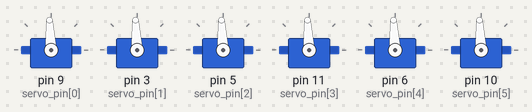
The sketch below on a simulated Arduino Uno, built with avr-gcc and run on an emulated ATmega328P. Shown: 6 × servo.

Above: at 3.1 s.
Timing chart, 0 to 4.6 s (numbered marks = the images above):
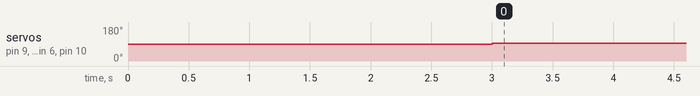

Measured:
- by itself, servo on pin 9 (servo_pin[0]), servo on pin 3 (servo_pin[1]), servo on pin 5 (servo_pin[2]), servo on pin 11 (servo_pin[3]), servo on pin 6 (servo_pin[4]), servo on pin 10 (servo_pin[5]): 90° → 93° at 3.0 s

The sketch:

center.ino
```cpp
#include <Servo.h>

//Servo myservo;

Servo servo[6];
const int servo_pin[] = {9,3, 5, 11, 6, 10}, servo_zero[6] = {1710, 1280, 1700, 1300, 1680, 1300};

void setup() {
  // put your setup code here, to run once:

//  myservo.attach(9);
//  myservo.writeMicroseconds(1500);

  for(int i = 0; i < 6; i++)
  {
    servo[i].attach(servo_pin[i]);
//    servo[i].writeMicroseconds(servo_zero[i]);
  }
  delay(1000);

}

void set_pos(int ms)
{
  for(int i = 0; i < 6; i++)
  {
    servo[i].writeMicroseconds(ms);
  }
}

void loop() {
  // put your main code here, to run repeatedly:


  delay(1000);
//  set_pos(650);
  delay(1000);
  set_pos(1500);
  delay(1000);
//  set_pos(2300);
  delay(1000);
  set_pos(1500);

//  delay(1000);
//  myservo.write(10);
//  delay(1000);
//  myservo.write(90);
//  delay(1000);
//  myservo.write(180);
//  delay(1000);
//  myservo.write(90);

}
```
